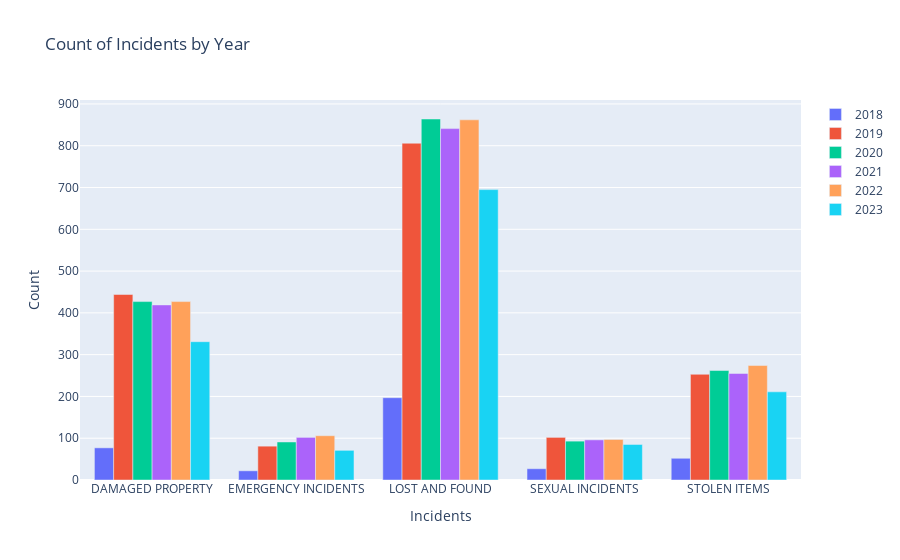

Write notebook code for a chart like this one.
### Code cell
grouped_data = df.groupby([ 'Year','Incidents']).size().reset_index(name='Count')

# Create a list of Bar traces for each category
sorted_years = sorted(df['Year'].unique())

# Create a list of Bar traces for each year
traces = []
for year in sorted_years:
    year_data = grouped_data[grouped_data['Year'] == year]
    trace = go.Bar(
        x=year_data['Incidents'],
        y=year_data['Count'],
        name=str(year)
    )
    traces.append(trace)

# Create the layout for the bar chart
layout = go.Layout(
    barmode='group',  # Set the barmode to 'group' for side-by-side bars
    title='Count of Incidents by Year',
    xaxis=dict(title='Incidents'),
    yaxis=dict(title='Count')
)

# Create the figure and plot it
fig = go.Figure(data=traces, layout=layout)
fig.show()
fig.write_html("Count_of_Incidents_by_Year.html")

### Figure 1 — Plotly figure (JSON) as saved in the notebook; plotly's stock layout.template omitted (floating-point values rounded to 4 significant figures)
{"data": [{"name": "2018", "type": "bar", "x": ["DAMAGED PROPERTY", "EMERGENCY INCIDENTS", "LOST AND FOUND", "SEXUAL INCIDENTS", "STOLEN ITEMS"], "y": [77, 22, 197, 27, 52]}, {"name": "2019", "type": "bar", "x": ["DAMAGED PROPERTY", "EMERGENCY INCIDENTS", "LOST AND FOUND", "SEXUAL INCIDENTS", "STOLEN ITEMS"], "y": [444, 81, 806, 102, 253]}, {"name": "2020", "type": "bar", "x": ["DAMAGED PROPERTY", "EMERGENCY INCIDENTS", "LOST AND FOUND", "SEXUAL INCIDENTS", "STOLEN ITEMS"], "y": [427, 91, 864, 93, 262]}, {"name": "2021", "type": "bar", "x": ["DAMAGED PROPERTY", "EMERGENCY INCIDENTS", "LOST AND FOUND", "SEXUAL INCIDENTS", "STOLEN ITEMS"], "y": [419, 102, 841, 96, 255]}, {"name": "2022", "type": "bar", "x": ["DAMAGED PROPERTY", "EMERGENCY INCIDENTS", "LOST AND FOUND", "SEXUAL INCIDENTS", "STOLEN ITEMS"], "y": [427, 106, 862, 97, 274]}, {"name": "2023", "type": "bar", "x": ["DAMAGED PROPERTY", "EMERGENCY INCIDENTS", "LOST AND FOUND", "SEXUAL INCIDENTS", "STOLEN ITEMS"], "y": [331, 71, 695, 85, 211]}], "layout": {"autosize": true, "barmode": "group", "title": {"text": "Count of Incidents by Year"}, "xaxis": {"autorange": true, "range": [-0.5, 4.5], "title": {"text": "Incidents"}, "type": "category"}, "yaxis": {"autorange": true, "range": [0, 909.5], "title": {"text": "Count"}, "type": "linear"}}}
